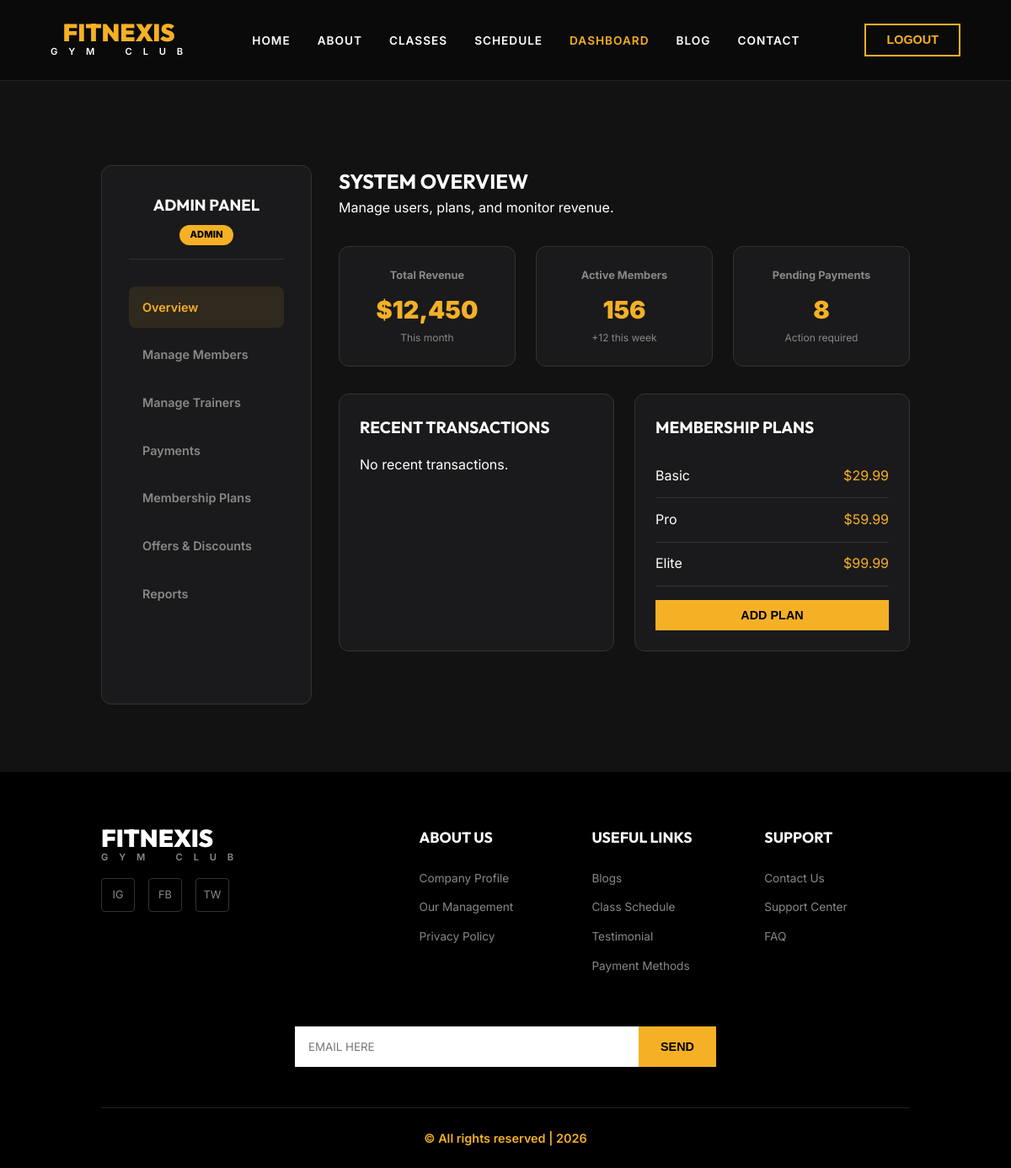
/dashboard/admin/ (signed in), run on the app's committed database.
### core/models.py (models this page shows, shortened)
class Profile(models.Model):
    ROLE_CHOICES = (
        ('member', 'Member'),
        ('trainer', 'Trainer'),
        ('admin', 'Admin'),
    )
    user = models.OneToOneField(User, on_delete=models.CASCADE)
    role = models.CharField(max_length=10, choices=ROLE_CHOICES, default='member')
    phone = models.CharField(max_length=15, blank=True)
    address = models.TextField(blank=True)
    bio = models.TextField(blank=True)
    profile_pic = models.ImageField(upload_to='profiles/', blank=True, null=True)

class MembershipPlan(models.Model):
    title = models.CharField(max_length=100)
    description = models.TextField()
    price = models.DecimalField(max_digits=10, decimal_places=2)
    duration_months = models.IntegerField(default=1)

### core/views.py (the view)
# urls.py: path('dashboard/admin/', admin_dashboard, name='admin_dashboard'),
@login_required
def admin_dashboard(request):
    plans = MembershipPlan.objects.all()
    payments = Payment.objects.all().order_by('-timestamp')[:10]
    offers = Offer.objects.all()
    context = {
        'plans': plans,
        'payments': payments,
        'offers': offers,
    }
    return render(request, 'dashboard_admin.html', context)

### templates/dashboard_admin.html (shortened to what this page needs)
{% extends 'base.html' %}
{% load static %}
{% block content %}
<section class="section-dark" style="padding-top: 100px;">
    <div class="dashboard-container">
        <aside class="sidebar">
            <div class="user-info">
                <h3>Admin Panel</h3>
                <p class="role-badge">{{ request.user.profile.role }}</p>
            </div>
            <nav class="side-nav">
                <a href="#overview" class="active">Overview</a>
                <a href="#members">Manage Members</a>
                <a href="#trainers">Manage Trainers</a>
                <a href="#payments">Payments</a>
                <a href="#plans">Membership Plans</a>
                <a href="#offers">Offers & Discounts</a>
                <a href="#reports">Reports</a>
            </nav>
        </aside>
        <div class="dashboard-main">
            <header class="dash-header">
                <h2>System Overview</h2>
                <p>Manage users, plans, and monitor revenue.</p>
            </header>
            <div class="stats-grid">
                <div class="stat-card">
                    <h4>Total Revenue</h4>
                    <p class="stat-value">$12,450</p>
                    <p class="stat-sub">This month</p>
                </div>
                <div class="stat-card">
                    <h4>Active Members</h4>
                    <p class="stat-value">156</p>
                    <p class="stat-sub">+12 this week</p>
                </div>
                <div class="stat-card">
                    <h4>Pending Payments</h4>
                    <p class="stat-value">8</p>
                    <p class="stat-sub">Action required</p>
                </div>
            </div>
            <div class="content-grid">
                <div class="content-card">
                    <h3>Recent Transactions</h3>
                    <div class="payment-list">
                        {% for payment in payments %}
                        <div class="payment-item">
                            <div>
                                <strong>{{ payment.user.username }}</strong>
                                <p style="font-size: 0.8rem; color: var(--text-muted);">{{ payment.timestamp }}</p>
                            </div>
                            <span class="highlight">${{ payment.amount }}</span>
                        </div>
                        {% empty %}
                        <p>No recent transactions.</p>
                        {% endfor %}
                    </div>
                </div>
                <div class="content-card">
                    <h3>Membership Plans</h3>
                    <div class="plan-list">
                        {% for plan in plans %}
                        <div class="plan-item">
                            <span>{{ plan.title }}</span>
                            <span class="highlight">${{ plan.price }}</span>
                        </div>
                        {% empty %}
                        <p>No plans created.</p>
                        {% endfor %}
                        <button class="btn-primary" style="width: 100%; margin-top: 1rem; padding: 0.5rem;">ADD PLAN</button>
                    </div>
                </div>
            </div>
        </div>
    </div>
</section>
{% endblock %}

### static/css/style.css (style rules this page uses)
:root { --bg-dark: #121212; --bg-dark-secondary: #1a1a1c; --bg-white: #ffffff; --accent: #f5b026; --text-white: #ffffff; --text-dark: #1a1a1c; --text-muted: #888888; --font-heading: 'Outfit', sans-serif; --font-body: 'Inter', sans-serif; }
* { margin: 0; padding: 0; box-sizing: border-box; }
html { scroll-behavior: smooth; }
body { background-color: var(--bg-dark); color: var(--text-white); font-family: var(--font-body); line-height: 1.6; overflow-x: hidden; }
h1, h2, h3 { font-family: var(--font-heading); text-transform: uppercase; }
a { text-decoration: none; color: inherit; transition: all 0.3s; }
.highlight { color: var(--accent); }
.btn-primary { background: var(--accent); color: #000; padding: 0.6rem 1.5rem; font-weight: 700; font-size: 0.9rem; display: inline-block; border: 2px solid var(--accent); text-transform: uppercase; }
.section-dark { background-color: var(--bg-dark); color: var(--text-white); padding: 5rem 10%; }

### templates/dashboard_admin.html (style rules this page uses)
.dashboard-container { display: grid; grid-template-columns: 250px 1fr; gap: 2rem; min-height: 80vh; }
.sidebar { background: var(--bg-dark-secondary); border-radius: 12px; padding: 2rem; border: 1px solid #333; }
.user-info { text-align: center; margin-bottom: 2rem; padding-bottom: 1rem; border-bottom: 1px solid #333; }
.role-badge { background: var(--accent); color: #000; display: inline-block; padding: 0.2rem 0.8rem; border-radius: 20px; font-size: 0.7rem; font-weight: 800; text-transform: uppercase; margin-top: 0.5rem; }
.side-nav { display: flex; flex-direction: column; gap: 0.5rem; }
.side-nav a { padding: 0.8rem 1rem; border-radius: 8px; font-size: 0.9rem; font-weight: 600; color: var(--text-muted); }
.side-nav a.active, .side-nav a:hover { background: rgba(245, 176, 38, 0.1); color: var(--accent); }
.stats-grid { display: grid; grid-template-columns: repeat(3, 1fr); gap: 1.5rem; margin: 2rem 0; }
.stat-card { background: var(--bg-dark-secondary); padding: 1.5rem; border-radius: 12px; border: 1px solid #333; text-align: center; }
.stat-card h4 { font-size: 0.8rem; color: var(--text-muted); margin-bottom: 0.5rem; }
.stat-value { font-size: 1.8rem; font-weight: 900; color: var(--accent); }
.stat-sub { font-size: 0.75rem; color: var(--text-muted); }
.content-grid { display: grid; grid-template-columns: 1fr 1fr; gap: 1.5rem; }
.content-card { background: var(--bg-dark-secondary); padding: 1.5rem; border-radius: 12px; border: 1px solid #333; }
.content-card h3 { margin-bottom: 1rem; font-size: 1.2rem; }
.payment-item, .plan-item { display: flex; justify-content: space-between; align-items: center; padding: 0.8rem 0; border-bottom: 1px solid #333; }

### data on the page
MembershipPlan: title "Basic", price "29.99"
MembershipPlan: title "Pro", price "59.99"
MembershipPlan: title "Elite", price "99.99"

### other printed values
{{ request.user.profile.role }} "ADMIN"
